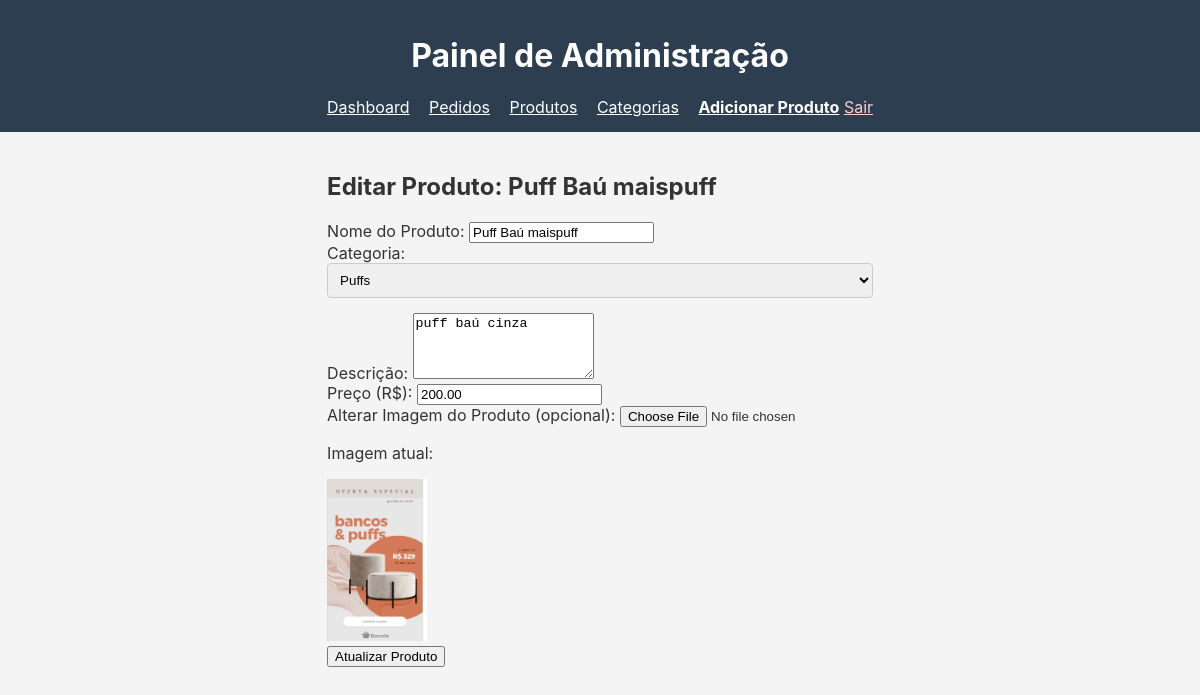
Screenshot of /admin/editar_produto.php?id=6 (signed in) with the database file from the repository.
### tables this page shows
CREATE TABLE `produtos` (
  `id` int(11) NOT NULL,
  `id_usuario` int(11) DEFAULT NULL,
  `nome` varchar(255) NOT NULL,
  `descricao` text DEFAULT NULL,
  `preco` decimal(10,2) NOT NULL,
  `id_categoria` int(11) DEFAULT NULL,
  `imagem_url` varchar(255) NOT NULL,
  `data_criacao` timestamp NOT NULL DEFAULT current_timestamp()
);

CREATE TABLE `categorias` (
  `id` int(11) NOT NULL,
  `id_usuario` int(11) DEFAULT NULL,
  `nome` varchar(100) NOT NULL
);

### admin/editar_produto.php (the view, shortened to what this page needs)
<?php
require_once 'verifica_login.php';
require_once '../config/database.php';
if (isset($_GET['id'])) {
    $id = $_GET['id'];
    try {
        $sql_produto = "SELECT * FROM produtos WHERE id = :id AND id_usuario = :id_usuario";
        $stmt_produto = $pdo->prepare($sql_produto);
        $stmt_produto->execute([
            ':id' => $id,
            ':id_usuario' => $id_usuario_logado
        ]);
        $produto = $stmt_produto->fetch();
        $query_categorias = "SELECT * FROM categorias WHERE id_usuario = :id_usuario ORDER BY nome ASC";
        $stmt_categorias = $pdo->prepare($query_categorias);
        $stmt_categorias->execute([':id_usuario' => $id_usuario_logado]);
        $categorias = $stmt_categorias->fetchAll();
    } catch (PDOException $e) {
        die("Erro ao buscar dados: " . $e->getMessage());
    }
} else {
    header("Location: produtos.php");
    exit();
}
?>
<!DOCTYPE html>
<html lang="pt-BR">
<head>
    <link rel="stylesheet" href="../assets/css/style.css">
</head>
<body>
    <header class="main-header" style="padding: 15px; margin-bottom: 0;">
        <h1>Painel de Administração</h1>
        <nav>
            <a href="index.php" style="color: white; margin-right: 15px;">Dashboard</a>
            <a href="pedidos.php" style="color: white; margin-right: 15px;">Pedidos</a>
            <a href="produtos.php" style="color: white; margin-right: 15px;">Produtos</a>
            <a href="categorias.php" style="color: white; margin-right: 15px;">Categorias</a>
            <a href="adicionar_produto.php" style="color: white;  font-weight: bold;">Adicionar Produto</a>
            <a href="../logout.php" style="color: #ffcccc; margin-left: auto;">Sair</a>
        </nav>
    </header>
    <main class="container">
        <h2>Editar Produto: <?php echo htmlspecialchars($produto['nome']); ?></h2>
        <form action="atualizar_produto.php" method="post" enctype="multipart/form-data">
            <div>
                <label for="nome">Nome do Produto:</label>
                <input type="text" id="nome" name="nome" value="<?php echo htmlspecialchars($produto['nome']); ?>" required>
            </div>
            <div>
                <label for="categoria">Categoria:</label>
                <select id="categoria" name="id_categoria">
                    <?php if (isset($categorias)): ?>
                        <?php foreach ($categorias as $categoria): ?>
                            <option value="<?php echo $categoria['id']; ?>"
                                <?php echo ($produto['id_categoria'] == $categoria['id']) ? 'selected' : ''; ?>>
                                <?php echo htmlspecialchars($categoria['nome']); ?>
                            </option>
                        <?php endforeach; ?>
                    <?php endif; ?>
                </select>
            </div>
            <div>
                <label for="descricao">Descrição:</label>
                <textarea id="descricao" name="descricao" rows="4"><?php echo htmlspecialchars($produto['descricao']); ?></textarea>
            </div>
            <div>
                <label for="preco">Preço (R$):</label>
                <input type="number" id="preco" name="preco" step="0.01" min="0.01" value="<?php echo $produto['preco']; ?>" required>
            </div>
            <div>
                <label for="imagem">Alterar Imagem do Produto (opcional):</label>
                <input type="file" id="imagem" name="imagem" accept="image/*">
                <p>Imagem atual:</p>
                <img src="../uploads/<?php echo htmlspecialchars($produto['imagem_url']); ?>" alt="Imagem atual" width="100">
            </div>
            <div>
                <button type="submit">Atualizar Produto</button>
            </div>
        </form>
    </main>
</body>
</html>

### assets/css/style.css (style rules this page uses)
body { font-family: -apple-system, BlinkMacSystemFont, 'Segoe UI', Roboto, Helvetica, Arial, sans-serif; margin: 0; padding: 0; background-color: #f4f4f4; color: #333; }
.container { max-width: 1200px; margin: 20px auto; padding: 0 15px; display: flex; flex-direction: column; min-height: 100vh; }
.main-header { background-color: #2c3e50; color: white; padding: 20px; text-align: center; margin-bottom: 20px; }
main.container { flex-grow: 1; }
body { display: flex; flex-direction: column; min-height: 100vh; font-family: -apple-system, BlinkMacSystemFont, 'Segoe UI', Roboto, Helvetica, Arial, sans-serif; margin: 0; padding: 0; background-color: #f4f4f4; color: #333; }

### admin/editar_produto.php (style rules this page uses)
select { width: 100%; padding: 8px; margin-bottom: 15px; border: 1px solid #ccc; border-radius: 4px; }

### rows the page displays
produtos: nome "Puff Baú maispuff", id_categoria "Puffs", descricao "puff baú cinza", preco "200.00", imagem_url (picture)
